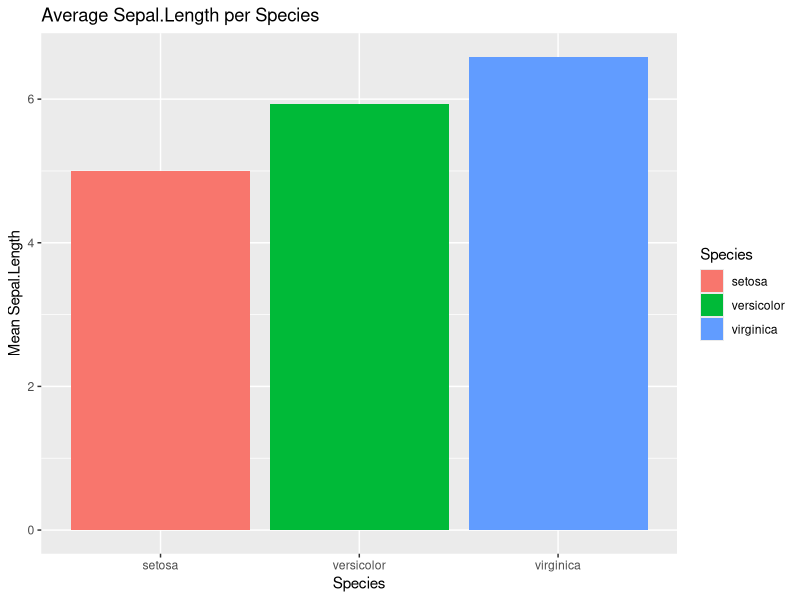

Recreate this plot in R.

library(ggplot2)


data(iris)


mean_value <- mean(iris$Sepal.Length)
median_value <- median(iris$Sepal.Length)
variance_value <- var(iris$Sepal.Length)


print(paste("Mean of Sepal.Length:", mean_value))
print(paste("Median of Sepal.Length:", median_value))
print(paste("Variance of Sepal.Length:", variance_value))


ggplot(iris, aes(x = Species, y = Sepal.Length, fill = Species)) +
  stat_summary(fun = mean, geom = "bar") +
  labs(title = "Average Sepal.Length per Species",
       x = "Species",
       y = "Mean Sepal.Length")

